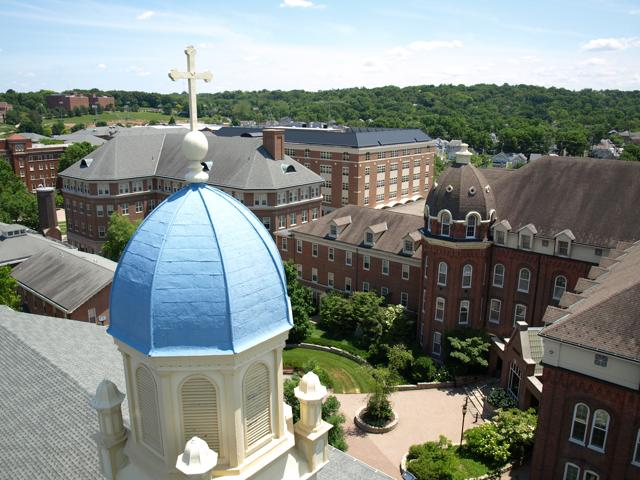
%> input picture Problem 2/Data/ud1.jpg, 640 x 480 px
$ octave --eval "result = saliency_map(imread('Data/ud1.jpg'));"   (GNU Octave 9; MATLAB toolbox functions it lacks are replaced by stand-ins)
%> lines starting %> are read from the running program, lines starting %| are printed output that depends on the picture
function [ sm ] = saliency_map( img )
%SALIENCY Summary of this function goes here
gaussian_kernel = fspecial('gaussian', [10 10], 5);
img_gaussian = imfilter(img, gaussian_kernel, 'replicate');
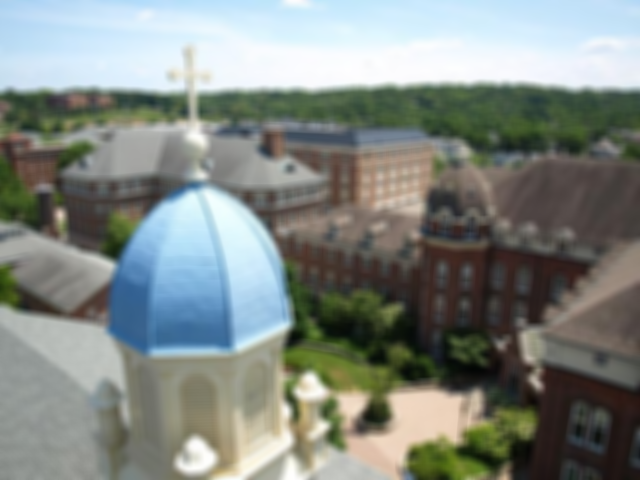
%> img_gaussian: size 480x640x3 uint8; mean R, G, B 129.2, 135.7, 130.5
% Perform RGB to Lab color space conversion
lab = rgb2lab(img_gaussian);
%> lab: size 480x640x3 double; mean of channels 1, 2, 3 54.8, -2.8, 2.6
% Compute Lab average values
l = double(lab(:,:,1)); lm = mean(mean(l));
%> after `l = double(lab(:,:,1))`:
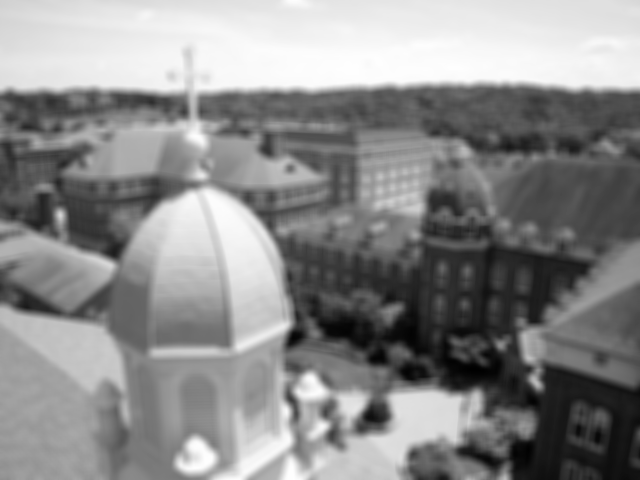
%> l: size 480x640 double; min 1.16, max 99.73, mean 54.8; drawn with min black and max white
%> after `lm = mean(mean(l))`: lm = 54.78
a = double(lab(:,:,2)); am = mean(mean(a));
%> after `a = double(lab(:,:,2))`:
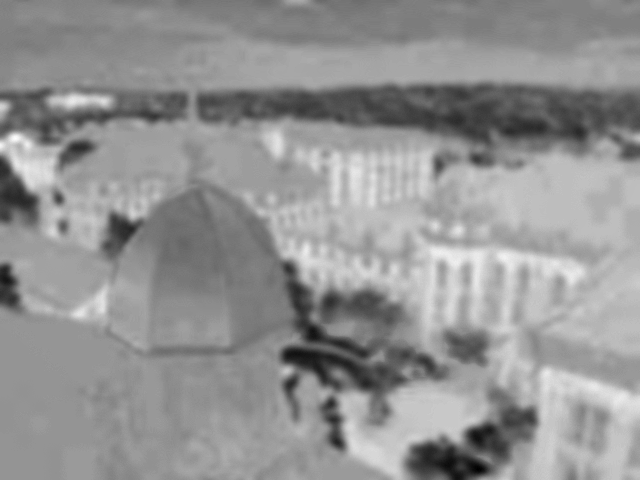
%> a: size 480x640 double; min -25.8, max 14.03, mean -2.8; drawn with min black and max white
%> after `am = mean(mean(a))`: am = -2.8
b = double(lab(:,:,3)); bm = mean(mean(b));
%> after `b = double(lab(:,:,3))`:
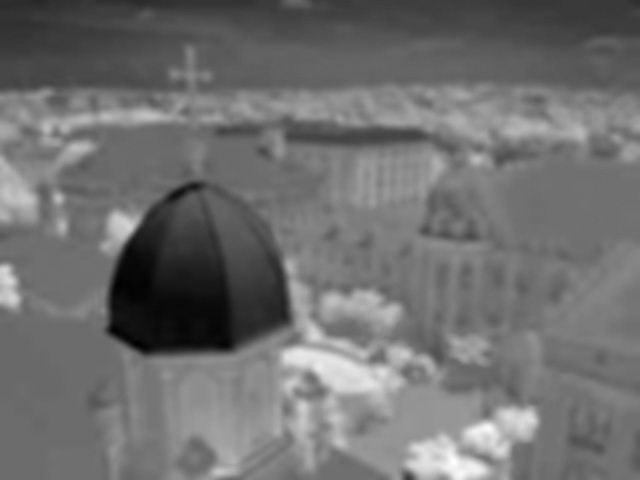
%> b: size 480x640 double; min -33.24, max 48.19, mean 2.6; drawn with min black and max white
%> after `bm = mean(mean(b))`: bm = 2.55
% Compute the saliency map
sm = (l-lm).^2 + (a-am).^2 + (b-bm).^2;
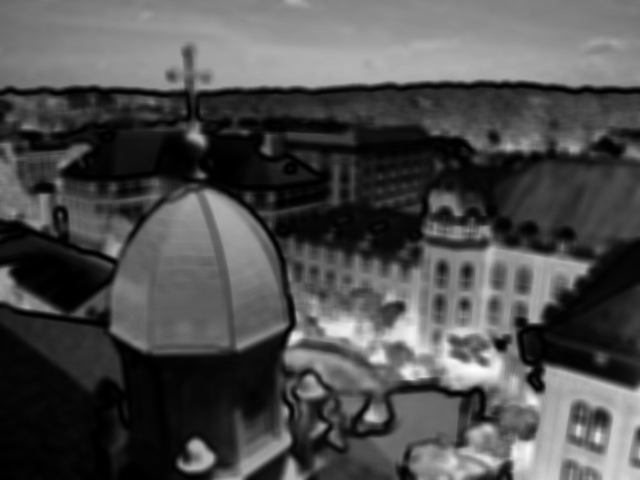
%> sm: size 480x640 double; min 0.0589, max 2882.8, mean 888.4; drawn with min black and max white
end

$ run again, on Problem 2/Data/ud2.jpg
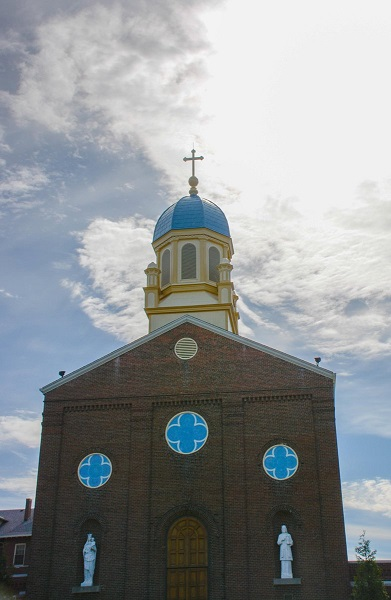
%> input picture Problem 2/Data/ud2.jpg, 391 x 600 px
%> lab: size 600x391x3 double; mean of channels 1, 2, 3 59.2, -0.8, -1.2
%> lm = 59.19
%> am = -0.784
%> in saliency_map, `b = double(lab(:,:,3))`:
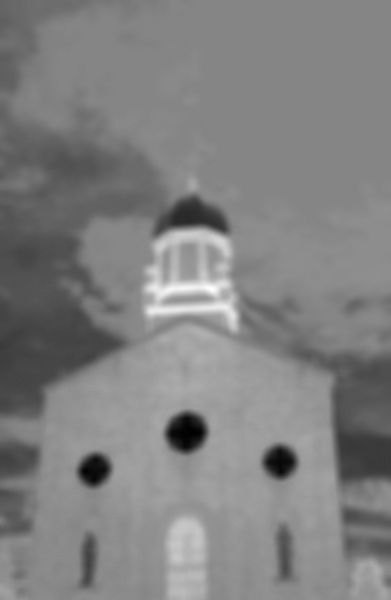
%> b: size 600x391 double; min -38.27, max 34.83, mean -1.2; drawn with min black and max white
%> bm = -1.24
%> in saliency_map, `sm = (l-lm).^2 + (a-am).^2 + (b-bm).^2;`:
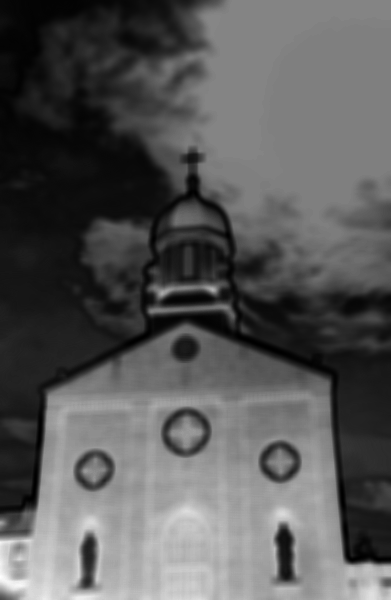
%> sm: size 600x391 double; min 0.73, max 2542.2, mean 889.9; drawn with min black and max white
